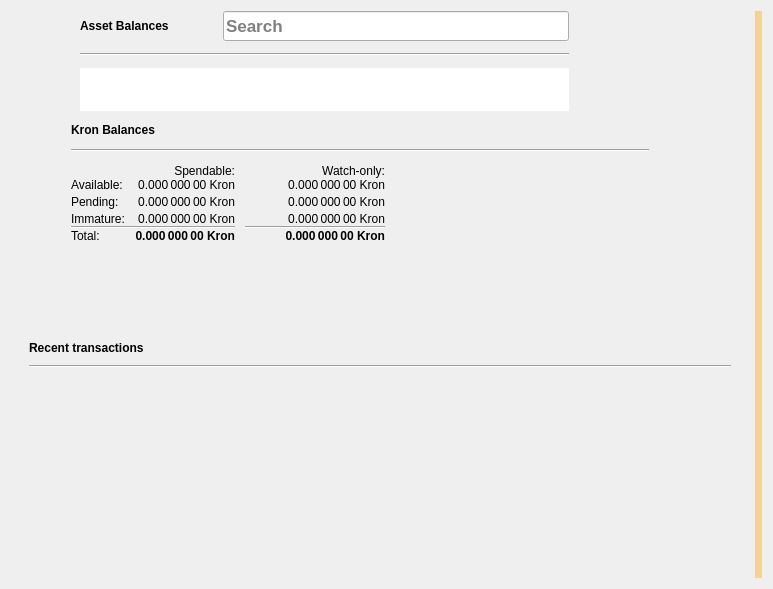
<?xml version="1.0" encoding="UTF-8"?>
<ui version="4.0">
 <class>OverviewPage</class>
 <widget class="QWidget" name="OverviewPage">
  <property name="geometry">
   <rect>
    <x>0</x>
    <y>0</y>
    <width>773</width>
    <height>589</height>
   </rect>
  </property>
  <property name="minimumSize">
   <size>
    <width>640</width>
    <height>480</height>
   </size>
  </property>
  <property name="windowTitle">
   <string>Form</string>
  </property>
  <property name="autoFillBackground">
   <bool>false</bool>
  </property>
  <layout class="QGridLayout" name="gridLayout_3">
   <item row="0" column="1">
    <layout class="QVBoxLayout" name="verticalLayout_7">
     <property name="spacing">
      <number>0</number>
     </property>
     <property name="leftMargin">
      <number>0</number>
     </property>
     <property name="topMargin">
      <number>0</number>
     </property>
     <property name="rightMargin">
      <number>0</number>
     </property>
     <property name="bottomMargin">
      <number>0</number>
     </property>
     <item>
      <layout class="QHBoxLayout" name="horizontalLayout" stretch="0">
       <property name="spacing">
        <number>32</number>
       </property>
       <property name="sizeConstraint">
        <enum>QLayout::SetMaximumSize</enum>
       </property>
       <property name="leftMargin">
        <number>0</number>
       </property>
       <property name="topMargin">
        <number>0</number>
       </property>
       <property name="rightMargin">
        <number>0</number>
       </property>
       <property name="bottomMargin">
        <number>0</number>
       </property>
       <item>
        <layout class="QVBoxLayout" name="verticalLayout_2">
         <property name="spacing">
          <number>34</number>
         </property>
         <property name="leftMargin">
          <number>60</number>
         </property>
         <property name="rightMargin">
          <number>100</number>
         </property>
         <property name="bottomMargin">
          <number>52</number>
         </property>
         <item>
          <widget class="QFrame" name="frame">
           <property name="sizePolicy">
            <sizepolicy hsizetype="Expanding" vsizetype="Expanding">
             <horstretch>0</horstretch>
             <verstretch>0</verstretch>
            </sizepolicy>
           </property>
           <property name="frameShape">
            <enum>QFrame::NoFrame</enum>
           </property>
           <property name="frameShadow">
            <enum>QFrame::Raised</enum>
           </property>
           <property name="lineWidth">
            <number>10</number>
           </property>
           <layout class="QVBoxLayout" name="verticalLayout_4">
            <property name="spacing">
             <number>12</number>
            </property>
            <property name="leftMargin">
             <number>0</number>
            </property>
            <property name="topMargin">
             <number>0</number>
            </property>
            <property name="rightMargin">
             <number>0</number>
            </property>
            <property name="bottomMargin">
             <number>0</number>
            </property>
            <item>
             <layout class="QHBoxLayout" name="horizontalLayout_4">
              <item>
               <widget class="QFrame" name="assetFrame">
                <property name="sizePolicy">
                 <sizepolicy hsizetype="Expanding" vsizetype="Expanding">
                  <horstretch>0</horstretch>
                  <verstretch>0</verstretch>
                 </sizepolicy>
                </property>
                <property name="autoFillBackground">
                 <bool>true</bool>
                </property>
                <property name="frameShape">
                 <enum>QFrame::NoFrame</enum>
                </property>
                <property name="frameShadow">
                 <enum>QFrame::Plain</enum>
                </property>
                <property name="lineWidth">
                 <number>0</number>
                </property>
                <layout class="QVBoxLayout" name="verticalLayout_5">
                 <property name="spacing">
                  <number>12</number>
                 </property>
                 <property name="topMargin">
                  <number>0</number>
                 </property>
                 <property name="bottomMargin">
                  <number>0</number>
                 </property>
                 <item>
                  <layout class="QHBoxLayout" name="assetBalanceHorizontalLayout">
                   <item alignment="Qt::AlignVCenter">
                    <widget class="QLabel" name="assetBalanceLabel">
                     <property name="font">
                      <font>
                       <weight>75</weight>
                       <bold>true</bold>
                      </font>
                     </property>
                     <property name="text">
                      <string>Asset Balances</string>
                     </property>
                    </widget>
                   </item>
                   <item>
                    <widget class="QPushButton" name="labelAssetStatus">
                     <property name="enabled">
                      <bool>true</bool>
                     </property>
                     <property name="maximumSize">
                      <size>
                       <width>30</width>
                       <height>16777215</height>
                      </size>
                     </property>
                     <property name="toolTip">
                      <string>The displayed information may be out of date. Your wallet automatically synchronizes with the Kron network after a connection is established, but this process has not completed yet.</string>
                     </property>
                     <property name="text">
                      <string/>
                     </property>
                     <property name="icon">
                      <iconset>
                       <normaloff>:/icons/warning</normaloff>
                       <disabledoff>:/icons/warning</disabledoff>:/icons/warning</iconset>
                     </property>
                     <property name="iconSize">
                      <size>
                       <width>24</width>
                       <height>24</height>
                      </size>
                     </property>
                     <property name="flat">
                      <bool>true</bool>
                     </property>
                    </widget>
                   </item>
                   <item alignment="Qt::AlignBottom">
                    <widget class="QLineEdit" name="assetSearch">
                     <property name="sizePolicy">
                      <sizepolicy hsizetype="Expanding" vsizetype="Preferred">
                       <horstretch>0</horstretch>
                       <verstretch>0</verstretch>
                      </sizepolicy>
                     </property>
                     <property name="minimumSize">
                      <size>
                       <width>0</width>
                       <height>30</height>
                      </size>
                     </property>
                     <property name="maximumSize">
                      <size>
                       <width>16777215</width>
                       <height>30</height>
                      </size>
                     </property>
                     <property name="sizeIncrement">
                      <size>
                       <width>0</width>
                       <height>0</height>
                      </size>
                     </property>
                     <property name="baseSize">
                      <size>
                       <width>0</width>
                       <height>0</height>
                      </size>
                     </property>
                     <property name="font">
                      <font>
                       <pointsize>13</pointsize>
                       <weight>75</weight>
                       <bold>true</bold>
                       <kerning>true</kerning>
                      </font>
                     </property>
                     <property name="maxLength">
                      <number>32</number>
                     </property>
                     <property name="frame">
                      <bool>true</bool>
                     </property>
                     <property name="alignment">
                      <set>Qt::AlignLeading|Qt::AlignLeft|Qt::AlignVCenter</set>
                     </property>
                     <property name="placeholderText">
                      <string>Search</string>
                     </property>
                     <property name="clearButtonEnabled">
                      <bool>true</bool>
                     </property>
                    </widget>
                   </item>
                  </layout>
                 </item>
                 <item>
                  <widget class="Line" name="assetBalanceLine">
                   <property name="orientation">
                    <enum>Qt::Horizontal</enum>
                   </property>
                  </widget>
                 </item>
                 <item>
                  <widget class="QListView" name="listAssets">
                   <property name="font">
                    <font>
                     <weight>75</weight>
                     <bold>true</bold>
                    </font>
                   </property>
                   <property name="frameShape">
                    <enum>QFrame::NoFrame</enum>
                   </property>
                   <property name="lineWidth">
                    <number>0</number>
                   </property>
                   <property name="verticalScrollMode">
                    <enum>QAbstractItemView::ScrollPerItem</enum>
                   </property>
                  </widget>
                 </item>
                </layout>
               </widget>
              </item>
              <item>
               <widget class="QPushButton" name="labelWalletStatus">
                <property name="enabled">
                 <bool>true</bool>
                </property>
                <property name="maximumSize">
                 <size>
                  <width>30</width>
                  <height>16777215</height>
                 </size>
                </property>
                <property name="toolTip">
                 <string>The displayed information may be out of date. Your wallet automatically synchronizes with the Kron network after a connection is established, but this process has not completed yet.</string>
                </property>
                <property name="text">
                 <string/>
                </property>
                <property name="icon">
                 <iconset>
                  <normaloff>:/icons/warning</normaloff>
                  <disabledoff>:/icons/warning</disabledoff>:/icons/warning</iconset>
                </property>
                <property name="iconSize">
                 <size>
                  <width>24</width>
                  <height>24</height>
                 </size>
                </property>
                <property name="flat">
                 <bool>true</bool>
                </property>
               </widget>
              </item>
              <item>
               <spacer name="horizontalSpacer_3">
                <property name="orientation">
                 <enum>Qt::Horizontal</enum>
                </property>
                <property name="sizeType">
                 <enum>QSizePolicy::Ignored</enum>
                </property>
                <property name="sizeHint" stdset="0">
                 <size>
                  <width>29</width>
                  <height>20</height>
                 </size>
                </property>
               </spacer>
              </item>
             </layout>
            </item>
            <item>
             <widget class="QLabel" name="rvnBalancesLabel">
              <property name="sizePolicy">
               <sizepolicy hsizetype="Expanding" vsizetype="Expanding">
                <horstretch>0</horstretch>
                <verstretch>0</verstretch>
               </sizepolicy>
              </property>
              <property name="font">
               <font>
                <weight>75</weight>
                <bold>true</bold>
               </font>
              </property>
              <property name="text">
               <string>Kron Balances</string>
              </property>
             </widget>
            </item>
            <item>
             <widget class="Line" name="line_2">
              <property name="orientation">
               <enum>Qt::Horizontal</enum>
              </property>
             </widget>
            </item>
            <item>
             <layout class="QGridLayout" name="gridLayout">
              <property name="horizontalSpacing">
               <number>10</number>
              </property>
              <property name="verticalSpacing">
               <number>0</number>
              </property>
              <item row="5" column="1">
               <widget class="QLabel" name="labelTotal">
                <property name="font">
                 <font>
                  <weight>75</weight>
                  <bold>true</bold>
                 </font>
                </property>
                <property name="cursor">
                 <cursorShape>IBeamCursor</cursorShape>
                </property>
                <property name="toolTip">
                 <string>Your current total balance</string>
                </property>
                <property name="text">
                 <string notr="true">0.000 000 00 Kron</string>
                </property>
                <property name="alignment">
                 <set>Qt::AlignRight|Qt::AlignTrailing|Qt::AlignVCenter</set>
                </property>
                <property name="textInteractionFlags">
                 <set>Qt::LinksAccessibleByMouse|Qt::TextSelectableByKeyboard|Qt::TextSelectableByMouse</set>
                </property>
               </widget>
              </item>
              <item row="1" column="1">
               <widget class="QLabel" name="labelBalance">
                <property name="font">
                 <font>
                  <weight>50</weight>
                  <bold>false</bold>
                 </font>
                </property>
                <property name="cursor">
                 <cursorShape>IBeamCursor</cursorShape>
                </property>
                <property name="toolTip">
                 <string>Your current spendable balance</string>
                </property>
                <property name="text">
                 <string notr="true">0.000 000 00 Kron</string>
                </property>
                <property name="alignment">
                 <set>Qt::AlignRight|Qt::AlignTrailing|Qt::AlignVCenter</set>
                </property>
                <property name="textInteractionFlags">
                 <set>Qt::LinksAccessibleByMouse|Qt::TextSelectableByKeyboard|Qt::TextSelectableByMouse</set>
                </property>
               </widget>
              </item>
              <item row="2" column="1">
               <widget class="QLabel" name="labelUnconfirmed">
                <property name="font">
                 <font>
                  <weight>50</weight>
                  <bold>false</bold>
                 </font>
                </property>
                <property name="cursor">
                 <cursorShape>IBeamCursor</cursorShape>
                </property>
                <property name="toolTip">
                 <string>Total of transactions that have yet to be confirmed, and do not yet count toward the spendable balance</string>
                </property>
                <property name="text">
                 <string notr="true">0.000 000 00 Kron</string>
                </property>
                <property name="alignment">
                 <set>Qt::AlignRight|Qt::AlignTrailing|Qt::AlignVCenter</set>
                </property>
                <property name="textInteractionFlags">
                 <set>Qt::LinksAccessibleByMouse|Qt::TextSelectableByKeyboard|Qt::TextSelectableByMouse</set>
                </property>
               </widget>
              </item>
              <item row="0" column="2">
               <widget class="QLabel" name="labelWatchonly">
                <property name="text">
                 <string>Watch-only:</string>
                </property>
                <property name="alignment">
                 <set>Qt::AlignRight|Qt::AlignTrailing|Qt::AlignVCenter</set>
                </property>
               </widget>
              </item>
              <item row="3" column="1">
               <widget class="QLabel" name="labelImmature">
                <property name="font">
                 <font>
                  <weight>50</weight>
                  <bold>false</bold>
                 </font>
                </property>
                <property name="cursor">
                 <cursorShape>IBeamCursor</cursorShape>
                </property>
                <property name="toolTip">
                 <string>Mined balance that has not yet matured</string>
                </property>
                <property name="text">
                 <string notr="true">0.000 000 00 Kron</string>
                </property>
                <property name="alignment">
                 <set>Qt::AlignRight|Qt::AlignTrailing|Qt::AlignVCenter</set>
                </property>
                <property name="textInteractionFlags">
                 <set>Qt::LinksAccessibleByMouse|Qt::TextSelectableByKeyboard|Qt::TextSelectableByMouse</set>
                </property>
               </widget>
              </item>
              <item row="4" column="0" colspan="2">
               <widget class="Line" name="line">
                <property name="orientation">
                 <enum>Qt::Horizontal</enum>
                </property>
               </widget>
              </item>
              <item row="4" column="2">
               <widget class="Line" name="lineWatchBalance">
                <property name="sizePolicy">
                 <sizepolicy hsizetype="Preferred" vsizetype="Fixed">
                  <horstretch>0</horstretch>
                  <verstretch>0</verstretch>
                 </sizepolicy>
                </property>
                <property name="minimumSize">
                 <size>
                  <width>140</width>
                  <height>0</height>
                 </size>
                </property>
                <property name="orientation">
                 <enum>Qt::Horizontal</enum>
                </property>
               </widget>
              </item>
              <item row="5" column="0">
               <widget class="QLabel" name="labelTotalText">
                <property name="text">
                 <string>Total:</string>
                </property>
               </widget>
              </item>
              <item row="3" column="0">
               <widget class="QLabel" name="labelImmatureText">
                <property name="text">
                 <string>Immature:</string>
                </property>
               </widget>
              </item>
              <item row="2" column="2">
               <widget class="QLabel" name="labelWatchPending">
                <property name="font">
                 <font>
                  <weight>50</weight>
                  <bold>false</bold>
                 </font>
                </property>
                <property name="cursor">
                 <cursorShape>IBeamCursor</cursorShape>
                </property>
                <property name="toolTip">
                 <string>Unconfirmed transactions to watch-only addresses</string>
                </property>
                <property name="text">
                 <string notr="true">0.000 000 00 Kron</string>
                </property>
                <property name="alignment">
                 <set>Qt::AlignRight|Qt::AlignTrailing|Qt::AlignVCenter</set>
                </property>
                <property name="textInteractionFlags">
                 <set>Qt::LinksAccessibleByMouse|Qt::TextSelectableByKeyboard|Qt::TextSelectableByMouse</set>
                </property>
               </widget>
              </item>
              <item row="3" column="2">
               <widget class="QLabel" name="labelWatchImmature">
                <property name="font">
                 <font>
                  <weight>50</weight>
                  <bold>false</bold>
                 </font>
                </property>
                <property name="cursor">
                 <cursorShape>IBeamCursor</cursorShape>
                </property>
                <property name="toolTip">
                 <string>Mined balance in watch-only addresses that has not yet matured</string>
                </property>
                <property name="text">
                 <string notr="true">0.000 000 00 Kron</string>
                </property>
                <property name="alignment">
                 <set>Qt::AlignRight|Qt::AlignTrailing|Qt::AlignVCenter</set>
                </property>
                <property name="textInteractionFlags">
                 <set>Qt::LinksAccessibleByMouse|Qt::TextSelectableByKeyboard|Qt::TextSelectableByMouse</set>
                </property>
               </widget>
              </item>
              <item row="2" column="0">
               <widget class="QLabel" name="labelPendingText">
                <property name="text">
                 <string>Pending:</string>
                </property>
               </widget>
              </item>
              <item row="2" column="3">
               <spacer name="horizontalSpacer_2">
                <property name="orientation">
                 <enum>Qt::Horizontal</enum>
                </property>
                <property name="sizeHint" stdset="0">
                 <size>
                  <width>40</width>
                  <height>20</height>
                 </size>
                </property>
               </spacer>
              </item>
              <item row="1" column="0">
               <widget class="QLabel" name="labelBalanceText">
                <property name="text">
                 <string>Available:</string>
                </property>
               </widget>
              </item>
              <item row="1" column="2">
               <widget class="QLabel" name="labelWatchAvailable">
                <property name="font">
                 <font>
                  <weight>50</weight>
                  <bold>false</bold>
                 </font>
                </property>
                <property name="cursor">
                 <cursorShape>IBeamCursor</cursorShape>
                </property>
                <property name="toolTip">
                 <string>Your current balance in watch-only addresses</string>
                </property>
                <property name="text">
                 <string notr="true">0.000 000 00 Kron</string>
                </property>
                <property name="alignment">
                 <set>Qt::AlignRight|Qt::AlignTrailing|Qt::AlignVCenter</set>
                </property>
                <property name="textInteractionFlags">
                 <set>Qt::LinksAccessibleByMouse|Qt::TextSelectableByKeyboard|Qt::TextSelectableByMouse</set>
                </property>
               </widget>
              </item>
              <item row="0" column="1">
               <widget class="QLabel" name="labelSpendable">
                <property name="text">
                 <string>Spendable:</string>
                </property>
                <property name="alignment">
                 <set>Qt::AlignRight|Qt::AlignTrailing|Qt::AlignVCenter</set>
                </property>
               </widget>
              </item>
              <item row="5" column="2">
               <widget class="QLabel" name="labelWatchTotal">
                <property name="font">
                 <font>
                  <weight>75</weight>
                  <bold>true</bold>
                 </font>
                </property>
                <property name="cursor">
                 <cursorShape>IBeamCursor</cursorShape>
                </property>
                <property name="toolTip">
                 <string>Current total balance in watch-only addresses</string>
                </property>
                <property name="text">
                 <string notr="true">0.000 000 00 Kron</string>
                </property>
                <property name="alignment">
                 <set>Qt::AlignRight|Qt::AlignTrailing|Qt::AlignVCenter</set>
                </property>
                <property name="textInteractionFlags">
                 <set>Qt::LinksAccessibleByMouse|Qt::TextSelectableByKeyboard|Qt::TextSelectableByMouse</set>
                </property>
               </widget>
              </item>
             </layout>
            </item>
           </layout>
          </widget>
         </item>
        </layout>
       </item>
      </layout>
     </item>
     <item>
      <widget class="QWidget" name="assetVerticalSpaceWidget" native="true">
       <property name="autoFillBackground">
        <bool>false</bool>
       </property>
       <layout class="QVBoxLayout" name="verticalLayout">
        <item>
         <spacer name="verticalSpacer_3">
          <property name="orientation">
           <enum>Qt::Vertical</enum>
          </property>
          <property name="sizeHint" stdset="0">
           <size>
            <width>20</width>
            <height>40</height>
           </size>
          </property>
         </spacer>
        </item>
        <item>
         <widget class="QWidget" name="assetVerticalSpaceWidget2" native="true">
          <property name="autoFillBackground">
           <bool>false</bool>
          </property>
          <layout class="QVBoxLayout" name="verticalLayout_6">
           <item>
            <spacer name="verticalSpacer_4">
             <property name="orientation">
              <enum>Qt::Vertical</enum>
             </property>
             <property name="sizeHint" stdset="0">
              <size>
               <width>20</width>
               <height>87</height>
              </size>
             </property>
            </spacer>
           </item>
          </layout>
         </widget>
        </item>
        <item>
         <layout class="QVBoxLayout" name="verticalLayout_3">
          <property name="spacing">
           <number>34</number>
          </property>
          <property name="leftMargin">
           <number>0</number>
          </property>
          <item>
           <widget class="QFrame" name="frame_2">
            <property name="sizePolicy">
             <sizepolicy hsizetype="Preferred" vsizetype="Fixed">
              <horstretch>0</horstretch>
              <verstretch>0</verstretch>
             </sizepolicy>
            </property>
            <property name="frameShape">
             <enum>QFrame::NoFrame</enum>
            </property>
            <property name="frameShadow">
             <enum>QFrame::Plain</enum>
            </property>
            <property name="lineWidth">
             <number>0</number>
            </property>
            <layout class="QGridLayout" name="gridLayout_2">
             <property name="horizontalSpacing">
              <number>12</number>
             </property>
             <item row="0" column="0">
              <layout class="QHBoxLayout" name="horizontalLayout_2">
               <item>
                <widget class="QLabel" name="recentTransactionsLabel">
                 <property name="font">
                  <font>
                   <weight>75</weight>
                   <bold>true</bold>
                  </font>
                 </property>
                 <property name="text">
                  <string>Recent transactions</string>
                 </property>
                </widget>
               </item>
               <item>
                <widget class="QPushButton" name="labelTransactionsStatus">
                 <property name="enabled">
                  <bool>true</bool>
                 </property>
                 <property name="maximumSize">
                  <size>
                   <width>30</width>
                   <height>16777215</height>
                  </size>
                 </property>
                 <property name="toolTip">
                  <string>The displayed information may be out of date. Your wallet automatically synchronizes with the Kron network after a connection is established, but this process has not completed yet.</string>
                 </property>
                 <property name="text">
                  <string/>
                 </property>
                 <property name="icon">
                  <iconset>
                   <normaloff>:/icons/warning</normaloff>
                   <disabledoff>:/icons/warning</disabledoff>:/icons/warning</iconset>
                 </property>
                 <property name="iconSize">
                  <size>
                   <width>24</width>
                   <height>24</height>
                  </size>
                 </property>
                 <property name="flat">
                  <bool>true</bool>
                 </property>
                </widget>
               </item>
               <item>
                <spacer name="horizontalSpacer">
                 <property name="orientation">
                  <enum>Qt::Horizontal</enum>
                 </property>
                 <property name="sizeHint" stdset="0">
                  <size>
                   <width>40</width>
                   <height>20</height>
                  </size>
                 </property>
                </spacer>
               </item>
              </layout>
             </item>
             <item row="2" column="0">
              <widget class="QListView" name="listTransactions">
               <property name="styleSheet">
                <string notr="true">QListView { background: transparent; }</string>
               </property>
               <property name="frameShape">
                <enum>QFrame::NoFrame</enum>
               </property>
               <property name="verticalScrollBarPolicy">
                <enum>Qt::ScrollBarAlwaysOff</enum>
               </property>
               <property name="horizontalScrollBarPolicy">
                <enum>Qt::ScrollBarAlwaysOff</enum>
               </property>
               <property name="selectionMode">
                <enum>QAbstractItemView::NoSelection</enum>
               </property>
              </widget>
             </item>
             <item row="1" column="0">
              <widget class="Line" name="line_3">
               <property name="orientation">
                <enum>Qt::Horizontal</enum>
               </property>
              </widget>
             </item>
            </layout>
           </widget>
          </item>
          <item>
           <spacer name="verticalSpacer_2">
            <property name="orientation">
             <enum>Qt::Vertical</enum>
            </property>
            <property name="sizeHint" stdset="0">
             <size>
              <width>20</width>
              <height>40</height>
             </size>
            </property>
           </spacer>
          </item>
         </layout>
        </item>
       </layout>
      </widget>
     </item>
    </layout>
   </item>
   <item row="0" column="3">
    <widget class="QLabel" name="labelAlerts">
     <property name="visible">
      <bool>true</bool>
     </property>
     <property name="styleSheet">
      <string notr="true">QLabel { background-color: qlineargradient(x1: 0, y1: 0, x2: 1, y2: 0, stop:0 #F0D0A0, stop:1 #F8D488); color:#000000; }</string>
     </property>
     <property name="wordWrap">
      <bool>true</bool>
     </property>
     <property name="margin">
      <number>3</number>
     </property>
     <property name="textInteractionFlags">
      <set>Qt::TextSelectableByMouse</set>
     </property>
    </widget>
   </item>
  </layout>
 </widget>
 <resources/>
 <connections/>
</ui>
